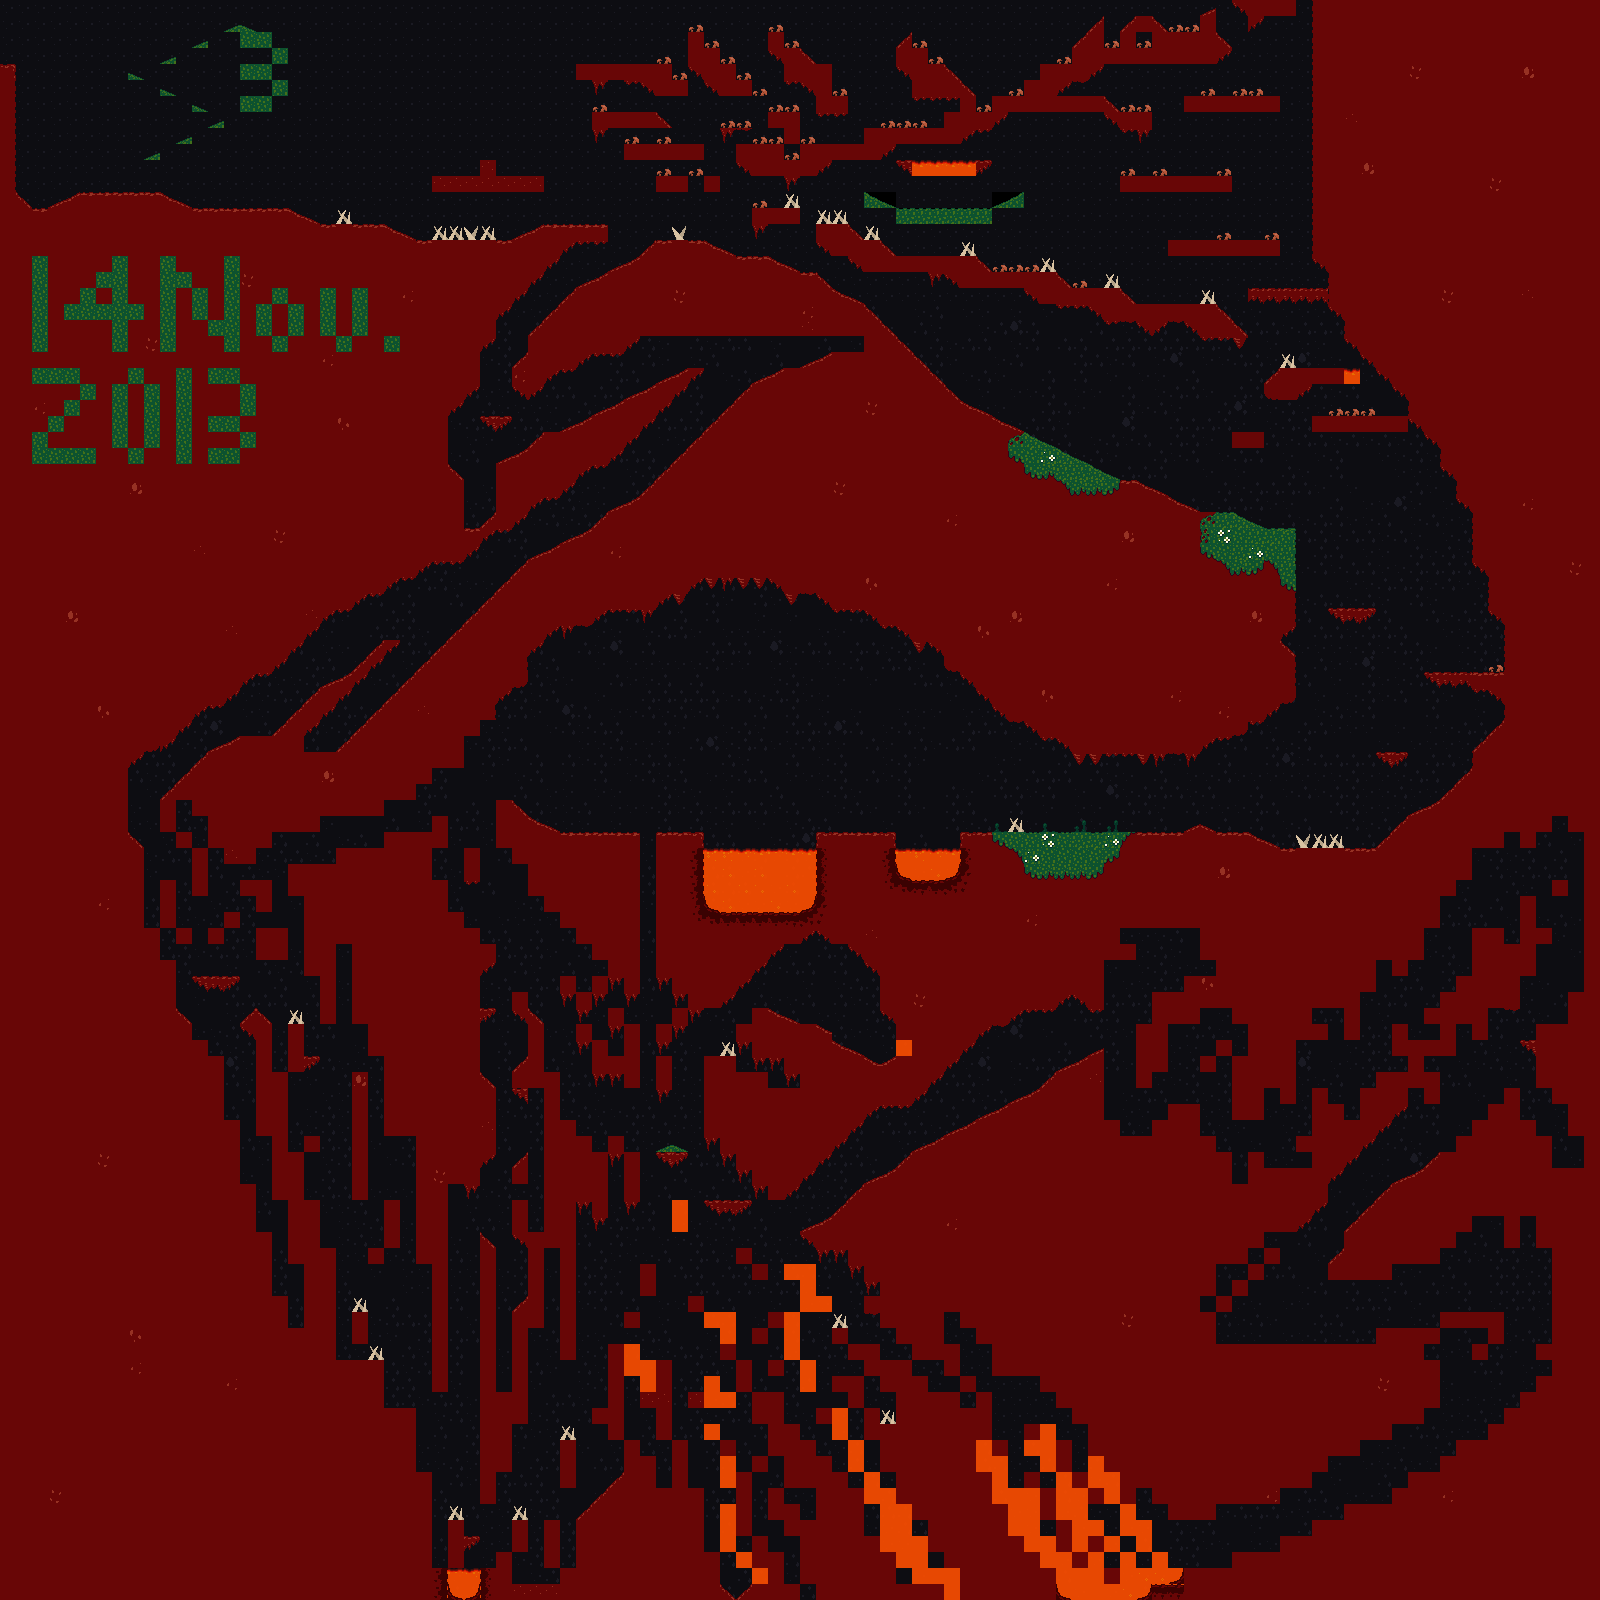

Rendered tile map (Tiled .tmx) drawn with the repository's tilesets; below, a short description and the map source with its tile grids summarised:
An orthogonal 100x100 tile map with 16x16 px tiles, 2 tile layers (Background, Foreground) and 45 objects (18x Coin, 12x Energy, 9x Crawler, 5x EMT, Ship).

<map version="1.0" orientation="orthogonal" width="100" height="100" tilewidth="16" tileheight="16">
 <properties>
  <property name="camera_x" value="112" />
  <property name="camera_y" value="176" />
  <property name="coins" value="18" />
  <property name="next_map" value="maps/level_3.tmx" />
 </properties>
 <tileset firstgid="1" name="tileset" tilewidth="16" tileheight="16">
  <image source="graphics/tileset.png" width="256" height="256" />
  <tile id="1">
   <properties>
    <property name="left_height" value="0" />
    <property name="right_height" value="8" />
    <property name="type" value="slope" />
   </properties>
  </tile>
  <tile id="2">
   <properties>
    <property name="left_height" value="8" />
    <property name="right_height" value="16" />
    <property name="type" value="slope" />
   </properties>
  </tile>
  <tile id="3">
   <properties>
    <property name="type" value="block" />
   </properties>
  </tile>
  <tile id="4">
   <properties>
    <property name="type" value="block" />
   </properties>
  </tile>
  <tile id="5">
   <properties>
    <property name="left_height" value="16" />
    <property name="right_height" value="8" />
    <property name="type" value="slope" />
   </properties>
  </tile>
  <tile id="6">
   <properties>
    <property name="left_height" value="8" />
    <property name="right_height" value="0" />
    <property name="type" value="slope" />
   </properties>
  </tile>
  <tile id="8">
   <properties>
    <property name="type" value="block" />
   </properties>
  </tile>
  <tile id="9">
   <properties>
    <property name="type" value="block" />
   </properties>
  </tile>
  <tile id="11">
   <properties>
    <property name="type" value="spike" />
   </properties>
  </tile>
  <tile id="12">
   <properties>
    <property name="type" value="spike" />
   </properties>
  </tile>
  <tile id="16">
   <properties>
    <property name="left_height" value="0" />
    <property name="right_height" value="16" />
    <property name="type" value="slope" />
   </properties>
  </tile>
  <tile id="17">
   <properties>
    <property name="type" value="block" />
   </properties>
  </tile>
  <tile id="18">
   <properties>
    <property name="type" value="block" />
   </properties>
  </tile>
  <tile id="19">
   <properties>
    <property name="type" value="block" />
   </properties>
  </tile>
  <tile id="20">
   <properties>
    <property name="type" value="block" />
   </properties>
  </tile>
  <tile id="21">
   <properties>
    <property name="type" value="block" />
   </properties>
  </tile>
  <tile id="22">
   <properties>
    <property name="type" value="block" />
   </properties>
  </tile>
  <tile id="23">
   <properties>
    <property name="left_height" value="16" />
    <property name="right_height" value="0" />
    <property name="type" value="slope" />
   </properties>
  </tile>
  <tile id="24">
   <properties>
    <property name="type" value="block" />
   </properties>
  </tile>
  <tile id="25">
   <properties>
    <property name="type" value="block" />
   </properties>
  </tile>
  <tile id="28">
   <properties>
    <property name="type" value="block" />
   </properties>
  </tile>
  <tile id="29">
   <properties>
    <property name="type" value="block" />
   </properties>
  </tile>
  <tile id="30">
   <properties>
    <property name="type" value="block" />
   </properties>
  </tile>
  <tile id="32">
   <properties>
    <property name="type" value="block" />
   </properties>
  </tile>
  <tile id="39">
   <properties>
    <property name="type" value="block" />
   </properties>
  </tile>
  <tile id="49">
   <properties>
    <property name="left_height" value="0" />
    <property name="right_height" value="8" />
    <property name="type" value="slope" />
   </properties>
  </tile>
  <tile id="50">
   <properties>
    <property name="left_height" value="8" />
    <property name="right_height" value="16" />
    <property name="type" value="slope" />
   </properties>
  </tile>
  <tile id="51">
   <properties>
    <property name="type" value="block" />
   </properties>
  </tile>
  <tile id="52">
   <properties>
    <property name="type" value="block" />
   </properties>
  </tile>
  <tile id="53">
   <properties>
    <property name="left_height" value="16" />
    <property name="right_height" value="8" />
    <property name="type" value="slope" />
   </properties>
  </tile>
  <tile id="54">
   <properties>
    <property name="left_height" value="8" />
    <property name="right_height" value="0" />
    <property name="type" value="slope" />
   </properties>
  </tile>
  <tile id="56">
   <properties>
    <property name="type" value="block" />
   </properties>
  </tile>
  <tile id="57">
   <properties>
    <property name="type" value="block" />
   </properties>
  </tile>
  <tile id="59">
   <properties>
    <property name="type" value="block" />
   </properties>
  </tile>
  <tile id="63">
   <properties>
    <property name="type" value="block" />
   </properties>
  </tile>
  <tile id="65">
   <properties>
    <property name="type" value="block" />
   </properties>
  </tile>
  <tile id="66">
   <properties>
    <property name="type" value="block" />
   </properties>
  </tile>
  <tile id="69">
   <properties>
    <property name="type" value="block" />
   </properties>
  </tile>
  <tile id="70">
   <properties>
    <property name="type" value="block" />
   </properties>
  </tile>
  <tile id="72">
   <properties>
    <property name="type" value="block" />
   </properties>
  </tile>
  <tile id="73">
   <properties>
    <property name="type" value="block" />
   </properties>
  </tile>
  <tile id="75">
   <properties>
    <property name="type" value="block" />
   </properties>
  </tile>
  <tile id="77">
   <properties>
    <property name="type" value="block" />
   </properties>
  </tile>
  <tile id="79">
   <properties>
    <property name="type" value="block" />
   </properties>
  </tile>
  <tile id="91">
   <properties>
    <property name="type" value="block" />
   </properties>
  </tile>
  <tile id="92">
   <properties>
    <property name="type" value="block" />
   </properties>
  </tile>
  <tile id="94">
   <properties>
    <property name="type" value="block" />
   </properties>
  </tile>
  <tile id="95">
   <properties>
    <property name="type" value="block" />
   </properties>
  </tile>
  <tile id="96">
   <properties>
    <property name="type" value="block" />
   </properties>
  </tile>
  <tile id="97">
   <properties>
    <property name="type" value="lava" />
   </properties>
  </tile>
  <tile id="98">
   <properties>
    <property name="type" value="lava" />
   </properties>
  </tile>
  <tile id="99">
   <properties>
    <property name="type" value="lava" />
   </properties>
  </tile>
  <tile id="100">
   <properties>
    <property name="type" value="lava" />
   </properties>
  </tile>
  <tile id="101">
   <properties>
    <property name="type" value="block" />
   </properties>
  </tile>
  <tile id="112">
   <properties>
    <property name="type" value="block" />
   </properties>
  </tile>
  <tile id="113">
   <properties>
    <property name="type" value="lava" />
   </properties>
  </tile>
  <tile id="114">
   <properties>
    <property name="type" value="lava" />
   </properties>
  </tile>
  <tile id="115">
   <properties>
    <property name="type" value="lava" />
   </properties>
  </tile>
  <tile id="116">
   <properties>
    <property name="type" value="lava" />
   </properties>
  </tile>
  <tile id="117">
   <properties>
    <property name="type" value="block" />
   </properties>
  </tile>
  <tile id="128">
   <properties>
    <property name="type" value="block" />
   </properties>
  </tile>
  <tile id="129">
   <properties>
    <property name="type" value="block" />
   </properties>
  </tile>
  <tile id="130">
   <properties>
    <property name="type" value="block" />
   </properties>
  </tile>
  <tile id="131">
   <properties>
    <property name="type" value="block" />
   </properties>
  </tile>
  <tile id="132">
   <properties>
    <property name="type" value="block" />
   </properties>
  </tile>
  <tile id="133">
   <properties>
    <property name="type" value="block" />
   </properties>
  </tile>
 </tileset>
 <layer name="Background" width="100" height="100">
  <properties>
   <property name="parallax" value="0.7" />
  </properties>
  <data>[10000 cells, 10000 non-empty, 9 distinct tile ids]</data>
 </layer>
 <layer name="Foreground" width="100" height="100">
  <data>[10000 cells, 6427 non-empty, 72 distinct tile ids]</data>
 </layer>
 <objectgroup name="Objects" width="100" height="100">
  <object type="Energy" gid="226" x="208" y="176" />
  <object type="Energy" gid="226" x="304" y="176" />
  <object type="Energy" gid="226" x="848" y="800" />
  <object name="ship" type="Ship" gid="225" x="112" y="192" />
  <object name="emt_1" type="EMT" gid="255" x="240" y="208" />
  <object name="emt_2" type="EMT" gid="255" x="605" y="832" />
  <object type="Crawler" gid="244" x="512" y="176" />
  <object type="Crawler" gid="244" x="448" y="176" />
  <object type="Crawler" gid="244" x="560" y="224" />
  <object name="coin_1" type="Coin" gid="227" x="368" y="192" />
  <object name="coin_2" type="Coin" gid="227" x="736" y="208" />
  <object name="coin_3" type="Coin" gid="227" x="1264" y="480" />
  <object name="coin_4" type="Coin" gid="227" x="552" y="787" />
  <object name="coin_5" type="Coin" gid="227" x="976" y="800" />
  <object name="coin_6" type="Coin" gid="227" x="1176" y="27" />
  <object name="coin_7" type="Coin" gid="227" x="1285" y="78" />
  <object name="coin_8" type="Coin" gid="227" x="937" y="160" />
  <object name="coin_9" type="Coin" gid="227" x="684" y="121" />
  <object name="coin_10" type="Coin" gid="227" x="1481" y="655" />
  <object name="coin_11" type="Coin" gid="227" x="865" y="1043" />
  <object name="coin_12" type="Coin" gid="227" x="738" y="1354" />
  <object name="coin_13" type="Coin" gid="227" x="240" y="952" />
  <object name="coin_14" type="Coin" gid="227" x="494" y="1386" />
  <object name="coin_15" type="Coin" gid="227" x="204" y="10" />
  <object type="Energy" gid="226" x="858" y="36" />
  <object type="Energy" gid="226" x="640" y="1019" />
  <object type="Energy" gid="226" x="289" y="1324" />
  <object type="Crawler" gid="244" x="1208" y="169" />
  <object type="Crawler" gid="244" x="1260" y="238" />
  <object type="Crawler" gid="244" x="1307" y="286" />
  <object type="Crawler" gid="244" x="1327" y="366" />
  <object type="Crawler" gid="244" x="871" y="1063" />
  <object type="Crawler" gid="244" x="611" y="1474" />
  <object name="coin_16" type="Coin" gid="227" x="1088" y="96" />
  <object name="emt_3" type="EMT" gid="255" x="797" y="1022" />
  <object type="Energy" gid="226" x="938" y="207" />
  <object type="Energy" gid="226" x="924" y="122" />
  <object type="Energy" gid="226" x="1170" y="239" />
  <object type="Energy" gid="226" x="1119" y="170" />
  <object type="Energy" gid="226" x="1248" y="287" />
  <object type="Energy" gid="226" x="1180" y="964" />
  <object name="coin_17" type="Coin" gid="227" x="1103" y="1567" />
  <object name="emt_4" type="EMT" gid="255" x="1560" y="1159" />
  <object name="coin_18" type="Coin" gid="227" x="1103" y="1567" />
  <object name="emt_5" type="EMT" gid="255" x="144" y="929" />
 </objectgroup>
</map>
